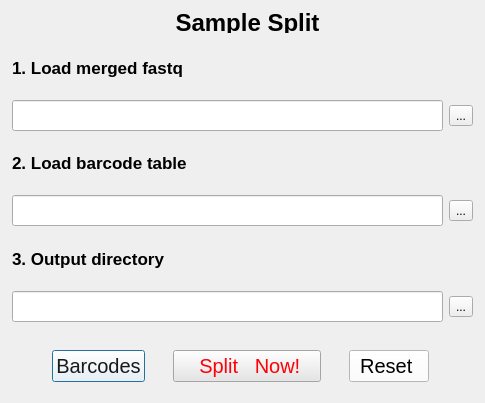
<?xml version="1.0" encoding="UTF-8"?>
<ui version="4.0">
 <class>Dialog</class>
 <widget class="QDialog" name="Dialog">
  <property name="geometry">
   <rect>
    <x>0</x>
    <y>0</y>
    <width>485</width>
    <height>403</height>
   </rect>
  </property>
  <property name="sizePolicy">
   <sizepolicy hsizetype="Preferred" vsizetype="Preferred">
    <horstretch>0</horstretch>
    <verstretch>0</verstretch>
   </sizepolicy>
  </property>
  <property name="windowTitle">
   <string>Dialog</string>
  </property>
  <widget class="QLabel" name="title">
   <property name="geometry">
    <rect>
     <x>12</x>
     <y>12</y>
     <width>471</width>
     <height>21</height>
    </rect>
   </property>
   <property name="sizePolicy">
    <sizepolicy hsizetype="Expanding" vsizetype="Fixed">
     <horstretch>0</horstretch>
     <verstretch>0</verstretch>
    </sizepolicy>
   </property>
   <property name="font">
    <font>
     <family>Arial</family>
     <pointsize>18</pointsize>
     <weight>75</weight>
     <bold>true</bold>
    </font>
   </property>
   <property name="text">
    <string>Sample Split</string>
   </property>
   <property name="alignment">
    <set>Qt::AlignCenter</set>
   </property>
  </widget>
  <widget class="QWidget" name="">
   <property name="geometry">
    <rect>
     <x>12</x>
     <y>41</y>
     <width>461</width>
     <height>281</height>
    </rect>
   </property>
   <layout class="QVBoxLayout" name="verticalLayout_4">
    <item>
     <layout class="QVBoxLayout" name="verticalLayout">
      <item>
       <widget class="QLabel" name="fastqlabel">
        <property name="font">
         <font>
          <family>Arial</family>
          <pointsize>13</pointsize>
          <weight>75</weight>
          <bold>true</bold>
         </font>
        </property>
        <property name="text">
         <string>1. Load merged fastq</string>
        </property>
       </widget>
      </item>
      <item>
       <layout class="QHBoxLayout" name="horizontalLayout">
        <item>
         <widget class="QLineEdit" name="fastqline">
          <property name="font">
           <font>
            <pointsize>14</pointsize>
           </font>
          </property>
          <property name="text">
           <string/>
          </property>
         </widget>
        </item>
        <item>
         <widget class="QToolButton" name="fastqbtn">
          <property name="text">
           <string>...</string>
          </property>
         </widget>
        </item>
       </layout>
      </item>
     </layout>
    </item>
    <item>
     <layout class="QVBoxLayout" name="verticalLayout_2">
      <item>
       <widget class="QLabel" name="label">
        <property name="font">
         <font>
          <family>Arial</family>
          <pointsize>13</pointsize>
          <weight>75</weight>
          <bold>true</bold>
         </font>
        </property>
        <property name="text">
         <string>2. Load barcode table</string>
        </property>
       </widget>
      </item>
      <item>
       <layout class="QHBoxLayout" name="horizontalLayout_2">
        <item>
         <widget class="QLineEdit" name="barcodeline">
          <property name="font">
           <font>
            <pointsize>14</pointsize>
           </font>
          </property>
         </widget>
        </item>
        <item>
         <widget class="QToolButton" name="barcodebtn">
          <property name="text">
           <string>...</string>
          </property>
         </widget>
        </item>
       </layout>
      </item>
     </layout>
    </item>
    <item>
     <layout class="QVBoxLayout" name="verticalLayout_3">
      <item>
       <widget class="QLabel" name="label_3">
        <property name="font">
         <font>
          <family>Arial</family>
          <pointsize>13</pointsize>
          <weight>75</weight>
          <bold>true</bold>
         </font>
        </property>
        <property name="text">
         <string>3. Output directory</string>
        </property>
       </widget>
      </item>
      <item>
       <layout class="QHBoxLayout" name="horizontalLayout_3">
        <item>
         <widget class="QLineEdit" name="outputline">
          <property name="font">
           <font>
            <pointsize>14</pointsize>
           </font>
          </property>
         </widget>
        </item>
        <item>
         <widget class="QToolButton" name="outputbtn">
          <property name="text">
           <string>...</string>
          </property>
         </widget>
        </item>
       </layout>
      </item>
     </layout>
    </item>
   </layout>
  </widget>
  <widget class="QWidget" name="">
   <property name="geometry">
    <rect>
     <x>30</x>
     <y>350</y>
     <width>421</width>
     <height>33</height>
    </rect>
   </property>
   <layout class="QHBoxLayout" name="horizontalLayout_4">
    <item>
     <widget class="QPushButton" name="showbtn">
      <property name="sizePolicy">
       <sizepolicy hsizetype="Fixed" vsizetype="Fixed">
        <horstretch>0</horstretch>
        <verstretch>0</verstretch>
       </sizepolicy>
      </property>
      <property name="font">
       <font>
        <family>Arial</family>
        <pointsize>15</pointsize>
       </font>
      </property>
      <property name="styleSheet">
       <string notr="true">background-color: rgb(255, 255, 255);
color: rgb(25, 25, 25);</string>
      </property>
      <property name="text">
       <string>Barcodes</string>
      </property>
     </widget>
    </item>
    <item>
     <widget class="QPushButton" name="splitbtn">
      <property name="sizePolicy">
       <sizepolicy hsizetype="Fixed" vsizetype="Fixed">
        <horstretch>0</horstretch>
        <verstretch>0</verstretch>
       </sizepolicy>
      </property>
      <property name="font">
       <font>
        <family>Arial</family>
        <pointsize>15</pointsize>
       </font>
      </property>
      <property name="styleSheet">
       <string notr="true">background-color: rgb(230, 230, 230);
color: rgb(252, 1, 7);</string>
      </property>
      <property name="text">
       <string>    Split   Now!   </string>
      </property>
     </widget>
    </item>
    <item>
     <widget class="QPushButton" name="resetbtn">
      <property name="sizePolicy">
       <sizepolicy hsizetype="Fixed" vsizetype="Fixed">
        <horstretch>0</horstretch>
        <verstretch>0</verstretch>
       </sizepolicy>
      </property>
      <property name="font">
       <font>
        <family>Arial</family>
        <pointsize>15</pointsize>
       </font>
      </property>
      <property name="styleSheet">
       <string notr="true">background-color: rgb(255, 255, 255);</string>
      </property>
      <property name="text">
       <string> Reset  </string>
      </property>
     </widget>
    </item>
   </layout>
  </widget>
 </widget>
 <resources/>
 <connections>
  <connection>
   <sender>resetbtn</sender>
   <signal>clicked()</signal>
   <receiver>fastqline</receiver>
   <slot>clear()</slot>
   <hints>
    <hint type="sourcelabel">
     <x>373</x>
     <y>352</y>
    </hint>
    <hint type="destinationlabel">
     <x>359</x>
     <y>105</y>
    </hint>
   </hints>
  </connection>
  <connection>
   <sender>resetbtn</sender>
   <signal>clicked()</signal>
   <receiver>barcodeline</receiver>
   <slot>clear()</slot>
   <hints>
    <hint type="sourcelabel">
     <x>384</x>
     <y>358</y>
    </hint>
    <hint type="destinationlabel">
     <x>385</x>
     <y>205</y>
    </hint>
   </hints>
  </connection>
  <connection>
   <sender>resetbtn</sender>
   <signal>clicked()</signal>
   <receiver>outputline</receiver>
   <slot>clear()</slot>
   <hints>
    <hint type="sourcelabel">
     <x>307</x>
     <y>364</y>
    </hint>
    <hint type="destinationlabel">
     <x>308</x>
     <y>301</y>
    </hint>
   </hints>
  </connection>
 </connections>
</ui>
